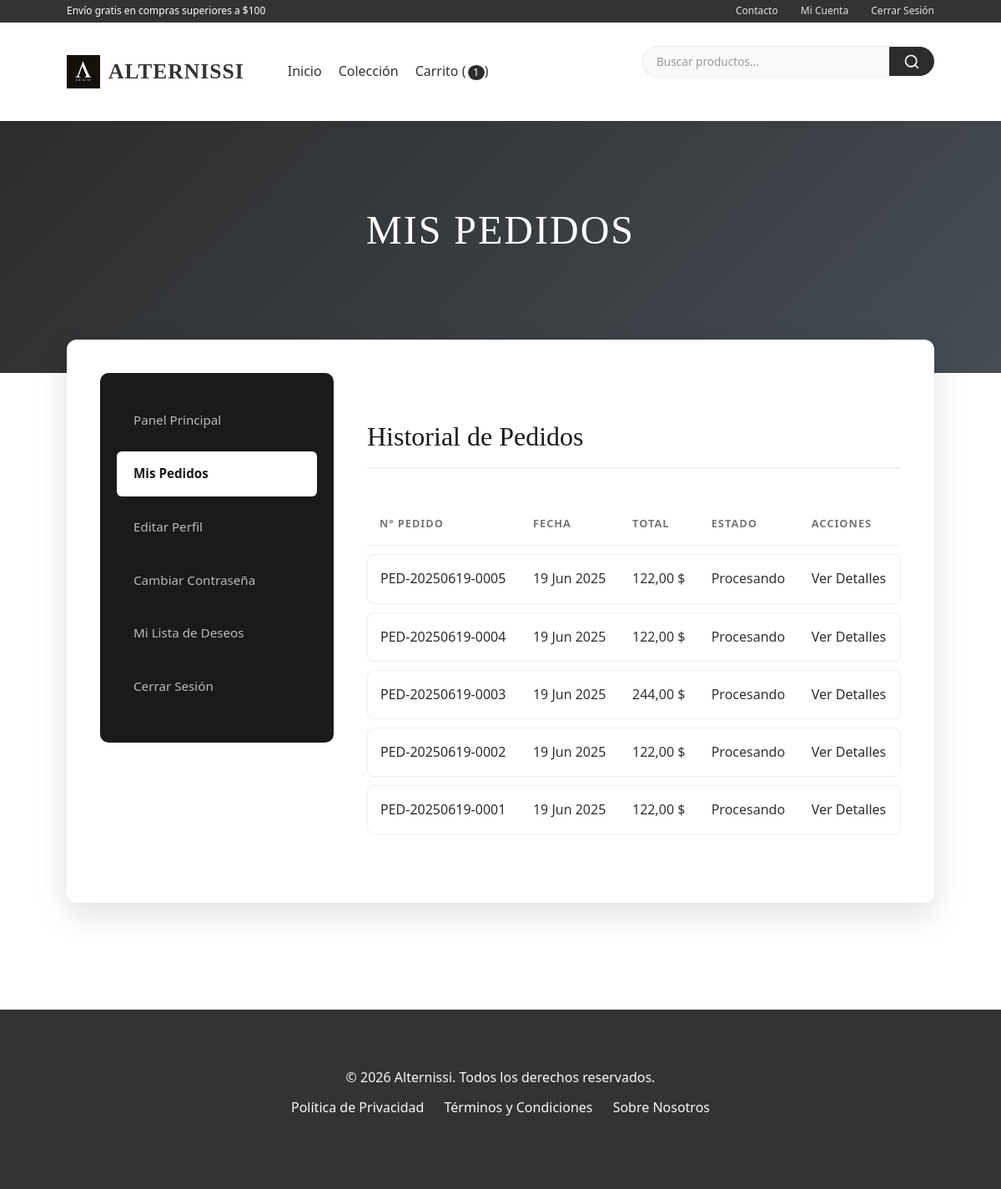
Page /cuenta/pedidos/ (signed in) on the committed database.
### post/models.py (models this page shows, shortened)
class ConfiguracionTienda(models.Model):
    nombre_tienda = models.CharField(max_length=100)
    logo = models.ImageField(upload_to='configuracion/', blank=True, null=True)
    logo_alt_text = models.CharField(max_length=125, blank=True)
    moneda = models.CharField(max_length=10, default='USD')
    simbolo_moneda = models.CharField(max_length=1, default='$')
    impuesto = models.DecimalField(max_digits=5, decimal_places=2, default=0)
    costo_envio = models.DecimalField(max_digits=10, decimal_places=2, default=0)
    minimo_compra_envio_gratis = models.DecimalField(
        max_digits=10,
        decimal_places=2,
        null=True,
        blank=True
    )
    telefono_contacto = models.CharField(max_length=20, blank=True)
    email_contacto = models.EmailField(blank=True)
    direccion = models.TextField(blank=True)
    horario_atencion = models.CharField(max_length=100, blank=True)
    redes_sociales = models.JSONField(default=dict, blank=True)
    politica_privacidad = models.TextField(blank=True)
    terminos_condiciones = models.TextField(blank=True)
    sobre_nosotros = models.TextField(blank=True)
    activo = models.BooleanField(default=True)
    modo_mantenimiento = models.BooleanField(
        default=False,
        help_text="Cuando está activo, solo los superusuarios pueden acceder al sitio."
    )
    mensaje_mantenimiento = models.TextField(blank=True)
    porcentaje_recompensa_pedido = models.DecimalField(
        max_digits=5,
        decimal_places=2,
        default=0,
        help_text="Porcentaje del subtotal del pedido para el cupón de recompensa."
    )
    min_valor_recompensa_pedido = models.DecimalField(
        max_digits=12,
        decimal_places=2,
        default=1.00,
        help_text="Valor mínimo del cupón de recompensa."
    )
    max_valor_recompensa_pedido = models.DecimalField(
        max_digits=12,
        decimal_places=2,
        default=20.00,
        help_text="Valor máximo del cupón de recompensa."
    )
    valor_fijo_recompensa_pedido = models.DecimalField(
        max_digits=12,
        decimal_places=2,
        default=0,
        help_text="Si es mayor que 0, se usará este valor fijo en lugar del porcentaje."
    )
    dias_validez_cupon_recompensa = models.PositiveIntegerField(
        default=30,
        help_text="Días de validez del cupón de recompensa desde su generación."
    )
    class Meta:
        verbose_name = 'configuración de tienda'
        verbose_name_plural = 'configuraciones de tienda'
        constraints = [
            models.CheckConstraint(
                check=Q(impuesto__gte=0),
                name='impuesto_positivo'
            ),
            models.CheckConstraint(
                check=Q(costo_envio__gte=0),
                name='costo_envio_positivo'
            ),
        ]
    @classmethod
    def obtener_configuracion(cls):
        return cls.objects.filter(activo=True).first()

class TimeStampedModel(models.Model):
    creado = models.DateTimeField(auto_now_add=True, db_index=True)
    actualizado = models.DateTimeField(auto_now=True)
    class Meta:
        abstract = True

class Pedido(TimeStampedModel):
    class Estado(models.TextChoices):
        PENDIENTE = 'pendiente', 'Pendiente'
        PROCESANDO = 'procesando', 'Procesando'
        ENVIADO = 'enviado', 'Enviado'
        COMPLETADO = 'completado', 'Completado'
        CANCELADO = 'cancelado', 'Cancelado'
        REEMBOLSADO = 'reembolsado', 'Reembolsado'
    class MetodoPago(models.TextChoices):
        TARJETA = 'tarjeta', 'Tarjeta de Crédito/Débito'
        PAYPAL = 'paypal', 'PayPal'
        TRANSFERENCIA = 'transferencia', 'Transferencia Bancaria'
        CONTRAENTREGA = 'contraentrega', 'Contraentrega'
    cliente = models.ForeignKey(
        Cliente, # Cliente está antes, seguro.
        related_name='pedidos',
        on_delete=models.PROTECT
    )
    codigo = models.CharField(
        max_length=20,
        unique=True,
        editable=False,
        help_text="Código único del pedido"
    )
    estado = models.CharField(
        max_length=20,
        choices=Estado.choices,
        default=Estado.PENDIENTE
    )
    metodo_pago = models.CharField(
        max_length=20,
        choices=MetodoPago.choices
    )
    direccion_envio = models.JSONField()
    direccion_facturacion = models.JSONField()
    subtotal = models.DecimalField(max_digits=12, decimal_places=2)
    descuento = models.DecimalField(max_digits=12, decimal_places=2, default=0)
    impuesto = models.DecimalField(max_digits=12, decimal_places=2, default=0)
    envio = models.DecimalField(max_digits=12, decimal_places=2, default=0)
    total = models.DecimalField(max_digits=12, decimal_places=2)
    notas = models.TextField(blank=True)
    transaccion_id = models.CharField(max_length=100, blank=True)
    cupon = models.ForeignKey(
        Cupon, # Cupon está antes, seguro.
        on_delete=models.SET_NULL,
        null=True,
        blank=True
    )
    class Meta:
        ordering = ['-creado']
        verbose_name_plural = 'pedidos'
        indexes = [
            models.Index(fields=['codigo']),
            models.Index(fields=['estado']),
            models.Index(fields=['cliente']),
            models.Index(fields=['creado']),
        ]

### post/views.py (the view)
# urls.py: path('cuenta/pedidos/', views.ListaPedidosClienteView.as_view(), name='lista_pedidos_cliente'),
class ListaPedidosClienteView(LoginRequiredMixin, ListView):
    model = Pedido
    template_name = 'post/cuenta/lista_pedidos.html'    # Corregido
    context_object_name = 'pedidos'
    paginate_by = 10 # Añadir paginación
    def get_queryset(self):
        return Pedido.objects.filter(
            cliente__usuario=self.request.user
        ).select_related('cupon').order_by('-creado') # Optimizar y ordenar
    def get_context_data(self, **kwargs):
        context = super().get_context_data(**kwargs)
        return context

### post/context_processors.py (called while the page is built)
def tienda_config_processor(request):
    config = ConfiguracionTienda.obtener_configuracion()
    moneda_simbolo_global = '$'
    if config and hasattr(config, 'simbolo_moneda') and config.simbolo_moneda:
        moneda_simbolo_global = config.simbolo_moneda
    return {
        'tienda_config': config,
        'moneda_simbolo_global': moneda_simbolo_global
    }

### post/models.py (called while the page is built)
    @property
    def total_items(self):
        return self.items.aggregate(total=Sum('cantidad'))['total'] or 0

    @property
    def subtotal(self):
        return sum(item.subtotal for item in self.items.all())

    def get_total(self, cliente_actual=None): # cliente_actual puede ser self.cliente
        s_total = self.subtotal # Cachear para evitar múltiples llamadas a la property
        descuento_aplicado = 0
        if cliente_actual is None and self.cliente:
            cliente_actual = self.cliente
        if self.cupon and self.cupon.es_valido(cliente=cliente_actual, subtotal=s_total):
            descuento_aplicado = self.cupon.aplicar_descuento(s_total)
        return s_total - descuento_aplicado

    @property
    def descuento_aplicado(self): # Para mostrar en el template, cliente_actual se infiere de self.cliente
        cliente_para_validacion = self.cliente # Puede ser None si es un carrito de sesión
        if self.cupon and self.cupon.es_valido(cliente=cliente_para_validacion, subtotal=self.subtotal):
            return self.cupon.aplicar_descuento(self.subtotal)
        return 0

    @property
    def subtotal(self):
        return self.precio * self.cantidad

### post/templates/post/cuenta/lista_pedidos.html (shortened to what this page needs)
{% extends "post/base.html" %}
{% load static %}
{% block header_banner %}
<section class="page-banner">
    <div class="container">
        <h1>Mis Pedidos</h1>
    </div>
</section>
{% endblock %}
{% block content %}
<div class="account-container">
    <div class="account-grid">
        {% include "post/cuenta/_sidebar.html" with active_tab="pedidos" %}
        <main class="account-content">
            <h2>Historial de Pedidos</h2>
            {% if pedidos %}
                <table class="orders-table">
                    <thead>
                        <tr>
                            <th>Nº Pedido</th>
                            <th>Fecha</th>
                            <th>Total</th>
                            <th>Estado</th>
                            <th>Acciones</th>
                        </tr>
                    </thead>
                    <tbody>
                        {% for pedido_obj in pedidos %}
                        <tr>
                            <td>
                                <a href="{% url 'tienda:detalle_pedido_cliente' pedido_id=pedido_obj.id %}">
                                    {{ pedido_obj.codigo }}
                                </a>
                            </td>
                            <td>{{ pedido_obj.creado|date:"d M Y" }}</td>
                            <td>{{ pedido_obj.total|floatformat:2 }} {{moneda_simbolo|default:'$'}}</td>
                            <td>{{ pedido_obj.get_estado_display }}</td>
                            <td>
                                <a href="{% url 'tienda:detalle_pedido_cliente' pedido_id=pedido_obj.id %}">
                                    Ver Detalles
                                </a>
                            </td>
                        </tr>
                        {% endfor %}
                    </tbody>
                </table>
            {% endif %}
        </main>
    </div>
</div>
{% endblock %}

### post/templates/post/base.html (shortened to what this page needs)
{% load static %}
<!DOCTYPE html>
<html lang="es">
<head>
    <link href="https://cdn.jsdelivr.net/npm/bootstrap@5.3.0/dist/css/bootstrap.min.css" rel="stylesheet">
</head>
<body>
    <div class="main-header-wrapper">
        <div class="top-bar">
            <div class="container">
                <div class="top-bar__left">
                    <span>Envío gratis en compras superiores a $100</span>
                </div>
                <div class="top-bar__right">
                    <a href="{% url 'tienda:contacto' %}">Contacto</a>
                    {% if not user.is_authenticated %}
                        <a href="{% url 'tienda:login' %}">Iniciar Sesión</a>
                        <a href="{% url 'tienda:registro' %}">Registrarse</a>
                    {% else %}
                        <a href="{% url 'tienda:cuenta_dashboard' %}">Mi Cuenta</a>
                        <a href="#" onclick="document.getElementById('logout-form').submit(); return false;">Cerrar Sesión</a>
                    {% endif %}
                </div>
            </div>
        </div>
        <header>
            <div class="container">
            <div class="logo">
                <a href="{% url 'tienda:inicio' %}">
                    {% if tienda_config.logo %}
                        <img src="{{ tienda_config.logo.url }}" alt="{{ tienda_config.logo_alt_text|default:tienda_config.nombre_tienda }}" class="logo-img">
                    {% else %}
                        <img src="{% static 'post/images/logo.png' %}" alt="{{ tienda_config.nombre_tienda }}" class="logo-img">
                    {% endif %}
                    <span class="logo-text">{{ tienda_config.nombre_tienda|default:"Alternissi" }}</span>
                </a>
            </div>
            <nav>
                <ul class="nav-links">
                    <li><a href="{% url 'tienda:inicio' %}" {% if request.resolver_match.url_name == 'inicio' %}class="active"{% endif %}>Inicio</a></li>
                    <li><a href="{% url 'tienda:lista_productos' %}" {% if request.resolver_match.url_name == 'lista_productos' %}class="active"{% endif %}>Colección</a></li>
                    <li><a href="{% url 'tienda:ver_carrito' %}" {% if request.resolver_match.url_name == 'ver_carrito' %}class="active"{% endif %}>Carrito (<span id="cart-count">{{ global_cart_items|default:0 }}</span>)</a></li>
                </ul>
            </nav>
            <form action="{% url 'tienda:buscar' %}" method="get" class="search-bar">
                <input type="search" name="q" placeholder="Buscar productos..." value="{{ request.GET.q }}" class="search-bar__input">
                <button type="submit" class="search-bar__button" aria-label="Buscar">
                    <svg xmlns="http://www.w3.org/2000/svg" width="20" height="20" viewBox="0 0 24 24" fill="none" stroke="currentColor" stroke-width="2" stroke-linecap="round" stroke-linejoin="round" class="search-icon"><circle cx="11" cy="11" r="8"></circle><line x1="21" y1="21" x2="16.65" y2="16.65"></line></svg>
                </button>
            </form>
        </div>
        </header>
    </div>
    {% block header_banner %}{% endblock %}
    <main class="container fade-in">
        {% block content_container %}
        <div class="content-wrapper">
            {% block content %}
            {% endblock %}
        </div>
        {% endblock content_container %}
    </main>
    <footer>
        <div class="container">
            <p>&copy; {% now "Y" %} {{ tienda_config.nombre_tienda|default:"Alternissi" }}. Todos los derechos reservados.</p>
            <ul>
                <li><a href="{% url 'tienda:politica_privacidad' %}">Política de Privacidad</a></li>
                <li><a href="{% url 'tienda:terminos_condiciones' %}">Términos y Condiciones</a></li>
                <li><a href="{% url 'tienda:sobre_nosotros' %}">Sobre Nosotros</a></li>
            </ul>
        </div>
    </footer>
</body>
</html>

### post/templates/post/cuenta/_account_styles.html (style rules this page uses)
.page-banner { background: linear-gradient(135deg, #2c2c2c 0%, #454d55 100%); padding: 80px 0 120px; color: #ffffff; text-align: center; position: relative; margin-bottom: 0; }
.page-banner h1 { color: #ffffff !important; margin: 0; font-size: 3rem; font-family: var(--font-secondary); text-transform: uppercase; letter-spacing: 2px; }
.account-container { max-width: 1100px; margin: -60px auto 60px; padding: 40px; background-color: #ffffff; border-radius: 12px; box-shadow: 0 15px 40px rgba(0, 0, 0, 0.12); position: relative; z-index: 1005; }
.account-grid { display: flex; gap: 40px; }
.account-content { flex: 1; color: #333333; }
.account-content h2 { font-size: 2rem; margin-bottom: 30px; color: #1a1a1a; border-bottom: 2px solid #eeeeee; padding-bottom: 15px; }
.orders-table { width: 100%; border-collapse: separate; border-spacing: 0 10px; }
.orders-table th { padding: 15px; text-transform: uppercase; font-size: 0.8rem; letter-spacing: 1px; color: #777777; border-bottom: 1px solid #eeeeee; }
.orders-table td { padding: 15px; background-color: #ffffff; border-top: 1px solid #eeeeee; border-bottom: 1px solid #eeeeee; }
.orders-table tr td:first-child { border-left: 1px solid #eeeeee; border-radius: 8px 0 0 8px; }
.orders-table tr td:last-child { border-right: 1px solid #eeeeee; border-radius: 0 8px 8px 0; }

### rows in the picture
ConfiguracionTienda: nombre_tienda "ALTERNISSI", nombre_tienda "Alternissi"
Pedido: codigo "PED-20250619-0005", creado "19 Jun 2025", total "122,00", moneda_simbolo "$", estado "Procesando"
Pedido: codigo "PED-20250619-0004", creado "19 Jun 2025", total "122,00", moneda_simbolo "$", estado "Procesando"
Pedido: codigo "PED-20250619-0003", creado "19 Jun 2025", total "244,00", moneda_simbolo "$", estado "Procesando"
Pedido: codigo "PED-20250619-0002", creado "19 Jun 2025", total "122,00", moneda_simbolo "$", estado "Procesando"
Pedido: codigo "PED-20250619-0001", creado "19 Jun 2025", total "122,00", moneda_simbolo "$", estado "Procesando"

### other values in the picture
{{ global_cart_items|default:0 }} "1"
